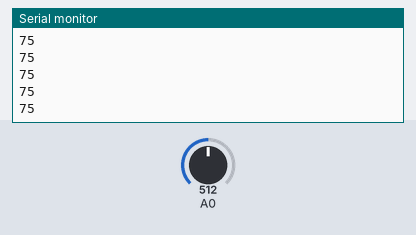
Simulated run of this sketch. Board: Arduino Uno, built with avr-gcc and run on an emulated ATmega328P. On the bench: the last lines printed to the serial monitor. The inputs (shaded band) are chosen by the test bench; at power-on: A0 = 512.

Above: at 1.2 s.
1.3 s: A0 set to 716
At 2.1 s:
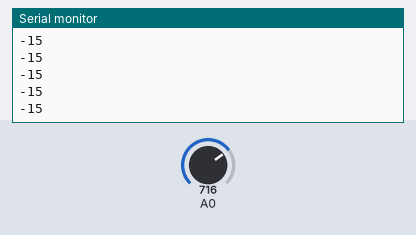
2.8 s: A0 set to 900
At 3.9 s:
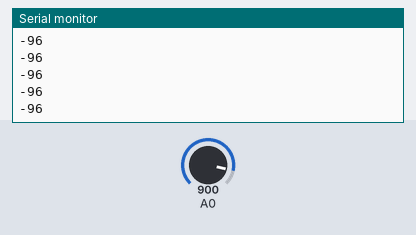
Timing chart, 0 to 5.8 s (numbered marks = the images above; inputs shaded):
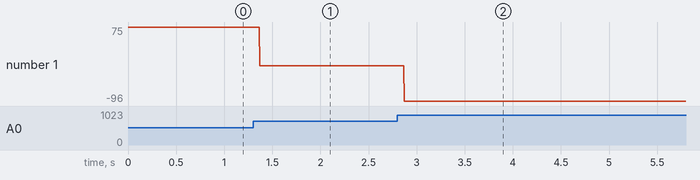

The sketch:

flex_sensor.ino
```cpp
// C++ code
//Flex sensor

int sensor = A0;

void setup()
{
  Serial.begin(9600);
}

void loop()
{
 // int angle_value= angle();
  Serial.println(angle());
}
int angle(){
	int sensor_value=analogRead(A0);
    int angle= map(sensor_value,682,275,0,180);
  	//Serial.println(sensor_value);
  	return angle;
}
```

Measured:
- after the input at 1.3 s, the serial monitor: prints a new line after 0.07 s (image 1)
- after the input at 2.8 s, the serial monitor: prints a new line after 0.07 s (image 2)
- plotted number 1: 75 → -15 after the input at 1.3 s, -15 → -96 after the input at 2.8 s
